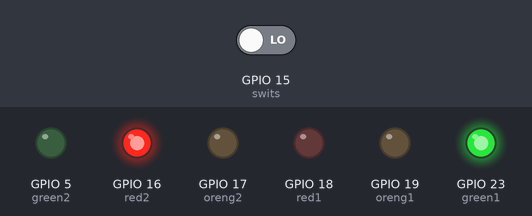
Recording of a program running on a simulated ESP32. On the bench: output pins drawn as LEDs (lit = HIGH). The inputs (shaded band) are chosen by the test bench; at power-on: GPIO 15 (swits) LOW.

Above: at 10.8 s.
10.9 s: GPIO 15 (swits) driven HIGH
At 13.1 s:
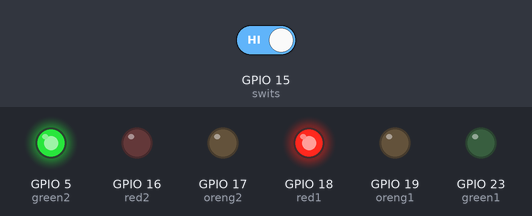
18.0 s: GPIO 15 (swits) driven LOW
At 18.4 s:
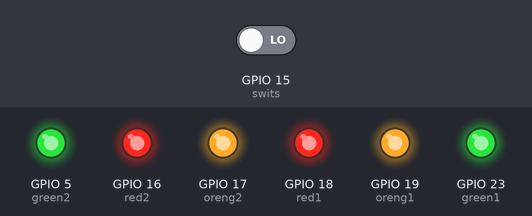
Timing chart, 0 to 30.0 s (numbered marks = the images above; inputs shaded):
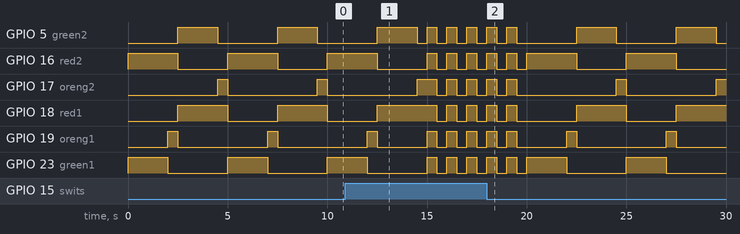

The program:

main.cpp
```cpp
#include <Arduino.h>

// put function declarations here:
#define swits 15
#define green1 23
#define oreng1 19
#define red1 18
#define green2 5
#define oreng2 17
#define red2 16
void LED(){
  //GREEN1 ON
  digitalWrite(green1,HIGH);
  digitalWrite(green2,LOW);
  digitalWrite(oreng1,LOW);
  digitalWrite(oreng2,LOW);
  digitalWrite(red1,LOW);
  digitalWrite(red2,HIGH);
  delay(2000);
  //ORENG1 ON
  digitalWrite(green1,LOW);
  digitalWrite(green2,LOW);
  digitalWrite(oreng1,HIGH);
  digitalWrite(oreng2,LOW);
  digitalWrite(red1,LOW);
  digitalWrite(red2,HIGH);
  delay(500);
  //GREEN2 ON
  digitalWrite(green1,LOW);
  digitalWrite(green2,HIGH);
  digitalWrite(oreng1,LOW);
  digitalWrite(oreng2,LOW);
  digitalWrite(red1,HIGH);
  digitalWrite(red2,LOW);
  delay(2000);
  //ORENG2 ON
  digitalWrite(green1,LOW);
  digitalWrite(green2,LOW);
  digitalWrite(oreng1,LOW);
  digitalWrite(oreng2,HIGH);
  digitalWrite(red1,HIGH);
  digitalWrite(red2,LOW);
  delay(500);
}
void swit() {
  for (int i = 0; i < 5; i++) {
    digitalWrite(green1, HIGH);
    digitalWrite(green2, HIGH);
    digitalWrite(oreng1, HIGH);
    digitalWrite(oreng2, HIGH);
    digitalWrite(red1, HIGH);
    digitalWrite(red2, HIGH);
    delay(500);

    digitalWrite(green1, LOW);
    digitalWrite(green2, LOW);
    digitalWrite(oreng1, LOW);
    digitalWrite(oreng2, LOW);
    digitalWrite(red1, LOW);
    digitalWrite(red2, LOW);
    delay(500);
  }
}

void setup() {
  // put your setup code here, to run once:
  pinMode( swits , INPUT );
  pinMode( green1 , OUTPUT );
  pinMode( oreng1 , OUTPUT );
  pinMode( red1 , OUTPUT );
  pinMode( green2 , OUTPUT );
  pinMode( oreng2 , OUTPUT );
  pinMode( red2 , OUTPUT );
}

void loop() {
  // put your main code here, to run repeatedly:
  int a = digitalRead(swits);

  if (a == HIGH) { // If switch is pressed
    swit(); // Flash all LEDs
  } else {
      LED(); // Run LED sequence
  }

}

// put function definitions here:
```

traffic.cpp
```cpp
/*
#include <Arduino.h>

// put function declarations here:
#define swits 15
#define green1 23
#define oreng1 19
#define red1 18
#define green2 5
#define oreng2 17
#define red2 16
void LED(){
  //GREEN1 ON
  digitalWrite(green1,HIGH);
  digitalWrite(green2,LOW);
  digitalWrite(oreng1,LOW);
  digitalWrite(oreng2,LOW);
  digitalWrite(red1,LOW);
  digitalWrite(red2,HIGH);
  delay(2000);
  //ORENG1 ON
  digitalWrite(green1,LOW);
  digitalWrite(green2,LOW);
  digitalWrite(oreng1,HIGH);
  digitalWrite(oreng2,LOW);
  digitalWrite(red1,LOW);
  digitalWrite(red2,HIGH);
  delay(500);
  //GREEN2 ON
  digitalWrite(green1,LOW);
  digitalWrite(green2,HIGH);
  digitalWrite(oreng1,LOW);
  digitalWrite(oreng2,LOW);
  digitalWrite(red1,HIGH);
  digitalWrite(red2,LOW);
  delay(2000);
  //ORENG2 ON
  digitalWrite(green1,LOW);
  digitalWrite(green2,LOW);
  digitalWrite(oreng1,LOW);
  digitalWrite(oreng2,HIGH);
  digitalWrite(red1,HIGH);
  digitalWrite(red2,LOW);
  delay(500);
}
void swit() {
  for (int i = 0; i < 5; i++) {
    digitalWrite(green1, HIGH);
    digitalWrite(green2, HIGH);
    digitalWrite(oreng1, HIGH);
    digitalWrite(oreng2, HIGH);
    digitalWrite(red1, HIGH);
    digitalWrite(red2, HIGH);
    delay(500);

    digitalWrite(green1, LOW);
    digitalWrite(green2, LOW);
    digitalWrite(oreng1, LOW);
    digitalWrite(oreng2, LOW);
    digitalWrite(red1, LOW);
    digitalWrite(red2, LOW);
    delay(500);
  }
}

void setup() {
  // put your setup code here, to run once:
  pinMode( swits , INPUT );
  pinMode( green1 , OUTPUT );
  pinMode( oreng1 , OUTPUT );
  pinMode( red1 , OUTPUT );
  pinMode( green2 , OUTPUT );
  pinMode( oreng2 , OUTPUT );
  pinMode( red2 , OUTPUT );
}

void loop() {
  // put your main code here, to run repeatedly:
  int a = digitalRead(swits);

  if (a == HIGH) { // If switch is pressed
    swit(); // Flash all LEDs
  } else {
      LED(); // Run LED sequence
  }

}

// put function definitions here:
*/
```

week3.cpp
```cpp
/*
#include <Arduino.h>

#define bottom 36
#define led1 23
#define led2 19
#define led3 18
#define led4 5
#define led5 17
#define led6 16
#define led7 4
#define led8 0

void setup() {
    pinMode(led1, OUTPUT);
    pinMode(led2, OUTPUT);
    pinMode(led3, OUTPUT);
    pinMode(led4, OUTPUT);
    pinMode(led5, OUTPUT);
    pinMode(led6, OUTPUT);
    pinMode(led7, OUTPUT);
    pinMode(led8, OUTPUT);
    pinMode(bottom, INPUT);
    Serial.begin(9600);

}

void loop() {
  int a = analogRead(bottom);
  Serial.println(a);
  delay(500);
  if (a <= 500){
    digitalWrite(led1, HIGH);
    digitalWrite(led2, LOW);
    digitalWrite(led3, LOW);
    digitalWrite(led4, LOW);
    digitalWrite(led5, LOW);
    digitalWrite(led6, LOW);
    digitalWrite(led7, LOW);
    digitalWrite(led8, LOW);
  }
  else if (a <= 1000){
    digitalWrite(led1, HIGH);
    digitalWrite(led2, HIGH);
    digitalWrite(led3, HIGH);
    digitalWrite(led4, LOW);
    digitalWrite(led5, LOW);
    digitalWrite(led6, LOW);
    digitalWrite(led7, LOW);
    digitalWrite(led8, LOW);
  }
  else if (a <= 2000){
    digitalWrite(led1, HIGH);
    digitalWrite(led2, HIGH);
    digitalWrite(led3, HIGH);
    digitalWrite(led4, HIGH);
    digitalWrite(led5, HIGH);
    digitalWrite(led6, LOW);
    digitalWrite(led7, LOW);
    digitalWrite(led8, LOW);
  }
  else{
    digitalWrite(led1, HIGH);
    digitalWrite(led2, HIGH);
    digitalWrite(led3, HIGH);
    digitalWrite(led4, HIGH);
    digitalWrite(led5, HIGH);
    digitalWrite(led6, HIGH);
    digitalWrite(led7, HIGH);
    digitalWrite(led8, HIGH);
  }
}

*/
```
